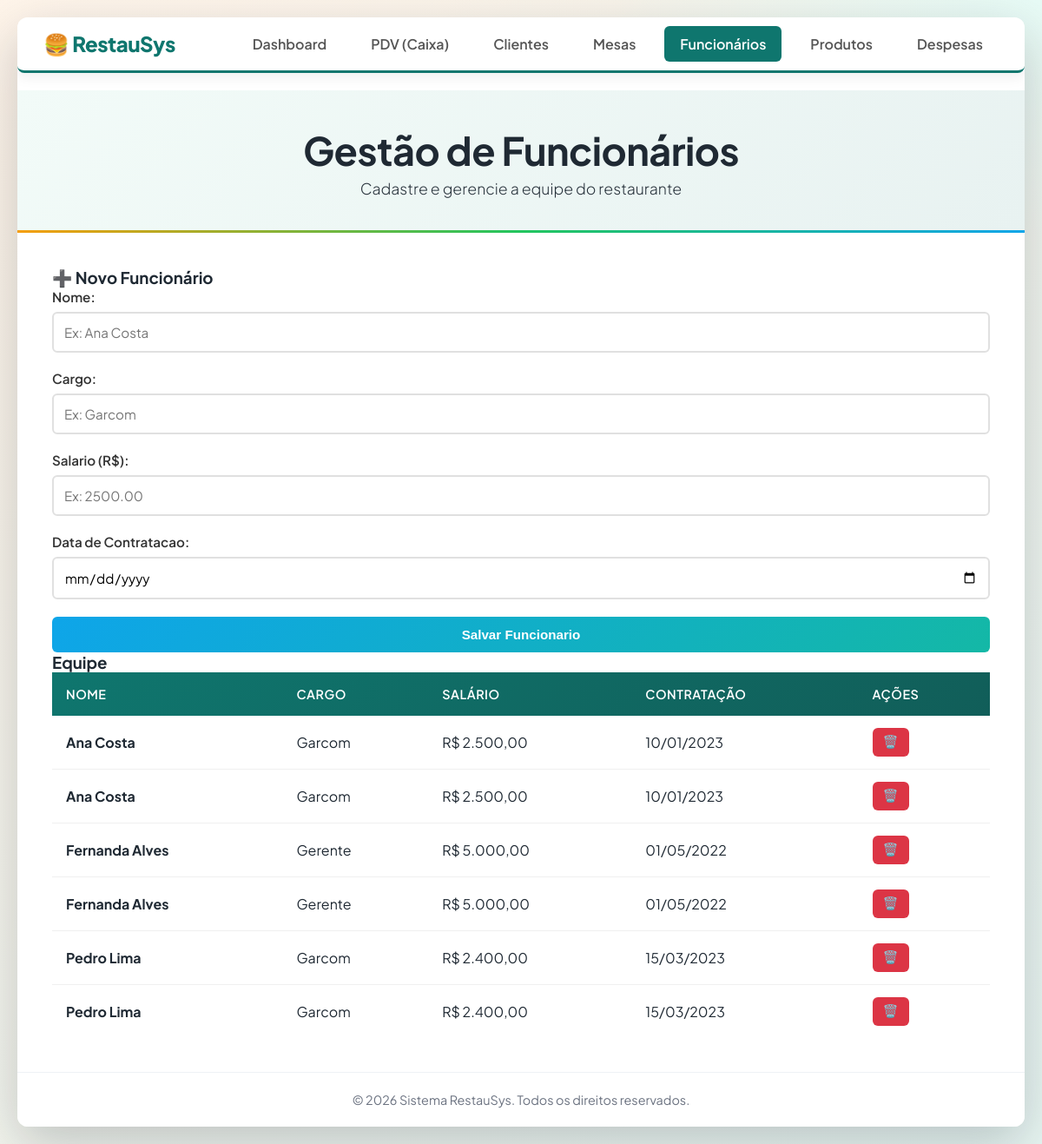
Page /pages/funcionarios.php on the earlier database version.
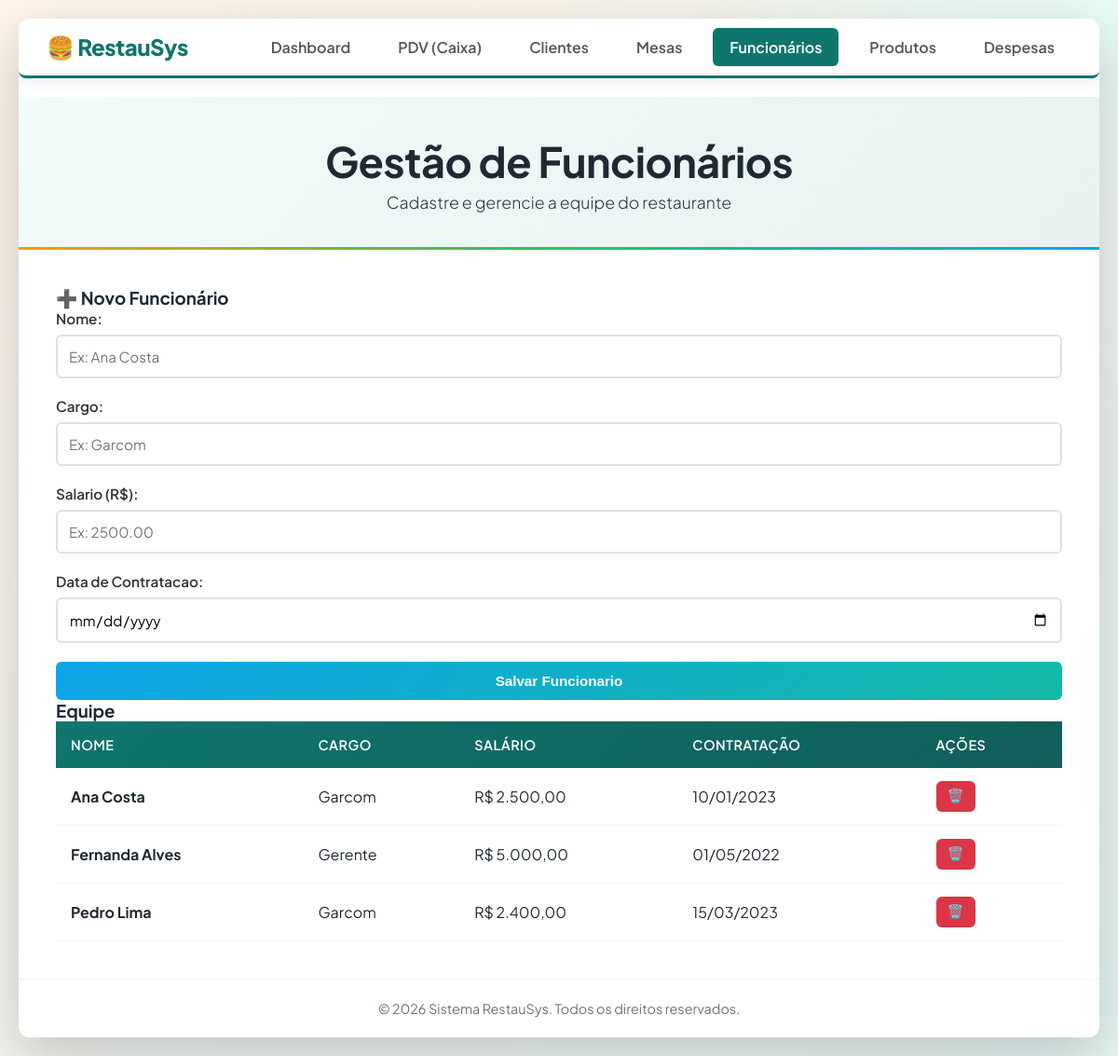
Same page on the later database version.
### tables this page shows
CREATE TABLE funcionarios (
    id_funcionario INTEGER PRIMARY KEY AUTOINCREMENT,
    nome TEXT NOT NULL,
    cargo TEXT NOT NULL,
    salario NUMERIC,
    data_contratacao TEXT
);

### config/config.php (called while the page is built, shortened)
<?php
$pdo = initialize_database(DB_PATH, false);
function query_all(string $sql, array $params = []): array
{
    global $pdo;
    $stmt = $pdo->prepare($sql);
    $stmt->execute($params);
    return $stmt->fetchAll() ?: [];
}

### pages/funcionarios.php (the view, shortened to what this page needs)
<?php
require_once __DIR__ . "/../config/config.php";
$funcionarios = query_all("SELECT * FROM funcionarios ORDER BY nome ASC");
?>
<!DOCTYPE html>
<html lang="pt-BR">
<head>
    <link rel="stylesheet" href="../css/style.css">
</head>
<body>
    <div class="container">
        <nav class="navbar">
            <div class="nav-logo">🍔 RestauSys</div>
            <ul class="nav-links">
                <li><a href="../index.php">Dashboard</a></li>
                <li><a href="pedidos.php">PDV (Caixa)</a></li>
                <li><a href="clientes.php">Clientes</a></li>
                <li><a href="mesas.php">Mesas</a></li>
                <li><a href="funcionarios.php" class="active">Funcionários</a></li>
                <li><a href="produtos.php">Produtos</a></li>
                <li><a href="despesas.php">Despesas</a></li>
            </ul>
        </nav>
        <header>
            <div class="header-content">
                <h1>Gestão de Funcionários</h1>
                <p class="header-subtitle">Cadastre e gerencie a equipe do restaurante</p>
            </div>
        </header>
        <main>
            <div class="dashboard-grid">
                <div class="card" style="border-top-color: #0ea5e9;">
                    <h3>➕ Novo Funcionário</h3>
                    <form method="POST" class="formulario">
                        <div class="form-grupo">
                            <label>Nome:</label>
                            <input type="text" name="nome" placeholder="Ex: Ana Costa" required>
                        </div>
                        <div class="form-grupo">
                            <label>Cargo:</label>
                            <input type="text" name="cargo" placeholder="Ex: Garcom" required>
                        </div>
                        <div class="form-grupo">
                            <label>Salario (R$):</label>
                            <input type="text" name="salario" placeholder="Ex: 2500.00">
                        </div>
                        <div class="form-grupo">
                            <label>Data de Contratacao:</label>
                            <input type="date" name="data_contratacao">
                        </div>
                        <button type="submit" class="btn btn-adicionar">Salvar Funcionario</button>
                    </form>
                </div>
                <div class="card" style="border-top-color: #667eea;">
                    <h3>Equipe</h3>
                    <div style="max-height: 420px; overflow-y: auto;">
                        <table class="tabela">
                            <thead>
                                <tr>
                                    <th>Nome</th>
                                    <th>Cargo</th>
                                    <th>Salário</th>
                                    <th>Contratação</th>
                                    <th>Ações</th>
                                </tr>
                            </thead>
                            <tbody>
                                <?php foreach ($funcionarios as $f): ?>
                                    <tr>
                                        <td><strong><?=htmlspecialchars($f["nome"])?></strong></td>
                                        <td><?=htmlspecialchars($f["cargo"])?></td>
                                        <td>
                                            <?php if ($f["salario"] !== null && $f["salario"] !== ""): ?>
                                                R$ <?=number_format((float) $f["salario"], 2, ",", ".")?>
                                            <?php else: ?>
                                                -
                                            <?php endif; ?>
                                        </td>
                                        <td>
                                            <?php if (!empty($f["data_contratacao"])): ?>
                                                <?=date("d/m/Y", strtotime($f["data_contratacao"]))?>
                                            <?php else: ?>
                                                -
                                            <?php endif; ?>
                                        </td>
                                        <td>
                                            <form method="POST" style="display:inline;" onsubmit="return confirm('Deseja realmente remover?');">
                                                <button type="submit" class="btn btn-remover" title="Remover">🗑️</button>
                                            </form>
                                        </td>
                                    </tr>
                                <?php endforeach; ?>
                            </tbody>
                        </table>
                    </div>
                </div>
            </div>
        </main>
        <footer class="app-footer">
            &copy; <?=date("Y")?> Sistema RestauSys. Todos os direitos reservados.
        </footer>
    </div>
</body>
</html>

### css/style.css (style rules this page uses)
:root { --bg-start: #fef3e7; --bg-end: #e8f6f2; --surface: #ffffff; --surface-muted: #f7f5f2; --ink: #1f2933; --muted: #6b7280; --accent: #0f766e; --accent-strong: #115e59; --accent-soft: #e7f7f4; --accent-2: #f59e0b; --accent-3: #ef4444; --accent-4: #0ea5e9; --shadow-strong: 0 20px 60px rgba(15, 23, 42, 0.22); --shadow-soft: 0 4px 16px rgba(15, 23, 42, 0.08); }
* { margin: 0; padding: 0; box-sizing: border-box; }
body { font-family: "Plus Jakarta Sans", "Noto Sans", sans-serif; background: radial-gradient(1200px 600px at 10% -10%, #fff6ec 0%, transparent 60%), radial-gradient(900px 500px at 100% 0%, #e7fbf6 0%, transparent 55%), linear-gradient(135deg, var(--bg-start) 0%, var(--bg-end) 100%); min-height: 100vh; padding: 20px; color: var(--ink); }
.container { max-width: 1200px; margin: 0 auto; background: var(--surface); border-radius: 12px; box-shadow: var(--shadow-strong); overflow: hidden; }
.app-footer { text-align: center; padding: 22px 30px; color: var(--muted); font-size: 0.9em; border-top: 1px solid #eef2f5; background: var(--surface); }
header { background: linear-gradient(135deg, #f2fbf8 0%, #e8f2f1 100%); color: var(--ink); padding: 40px 30px; text-align: center; position: relative; }
header::after { content: ''; position: absolute; bottom: 0; left: 0; right: 0; height: 3px; background: linear-gradient(90deg, var(--accent-2), #22c55e, var(--accent-4)); }
.header-content h1 { font-size: 2.8em; font-weight: 700; margin-bottom: 5px; letter-spacing: -0.5px; }
.header-subtitle { font-size: 1.1em; opacity: 0.95; font-weight: 300; }
main { padding: 40px; }
.navbar { background: var(--surface); padding: 15px 30px; display: flex; justify-content: space-between; align-items: center; box-shadow: var(--shadow-soft); margin-bottom: 20px; border-radius: 8px; border-bottom: 3px solid var(--accent); }
.nav-logo { font-size: 1.5em; font-weight: 800; color: var(--accent); letter-spacing: -0.5px; }
.nav-links { list-style: none; display: flex; gap: 15px; }
.nav-links a { text-decoration: none; color: #555; font-weight: 600; padding: 10px 18px; border-radius: 6px; transition: all 0.3s; }
.nav-links a.active { background: var(--accent); color: white; }
.formulario { display: flex; flex-direction: column; gap: 20px; }
.form-grupo { display: flex; flex-direction: column; gap: 8px; }
.form-grupo label { font-weight: 600; color: #333; font-size: 0.95em; display: flex; align-items: center; gap: 8px; }
.form-grupo input, .form-grupo select { padding: 12px; border: 2px solid #e0e0e0; border-radius: 6px; font-size: 0.95em; transition: all 0.3s; font-family: inherit; }
.btn { padding: 12px 20px; border: none; border-radius: 6px; font-weight: 600; cursor: pointer; font-size: 0.95em; transition: all 0.3s; display: inline-flex; align-items: center; gap: 8px; justify-content: center; }
.btn-adicionar { background: linear-gradient(135deg, var(--accent-4) 0%, #14b8a6 100%); color: white; }
.btn-remover { background-color: #dc3545; color: white; padding: 8px 12px; font-size: 0.9em; }
.tabela { width: 100%; border-collapse: collapse; background: white; }
.tabela thead { background: linear-gradient(135deg, var(--accent) 0%, var(--accent-strong) 100%); color: white; }
.tabela th { padding: 16px; text-align: left; font-weight: 600; text-transform: uppercase; font-size: 0.9em; letter-spacing: 0.5px; }
.tabela td { padding: 14px 16px; border-bottom: 1px solid #f0f0f0; }

Differences in the rows shown:
removed funcionarios: nome "Ana Costa", cargo "Garcom", salario "2.500,00", data_contratacao "10/01/2023"
removed funcionarios: nome "Fernanda Alves", cargo "Gerente", salario "5.000,00", data_contratacao "01/05/2022"
removed funcionarios: nome "Pedro Lima", cargo "Garcom", salario "2.400,00", data_contratacao "15/03/2023"
